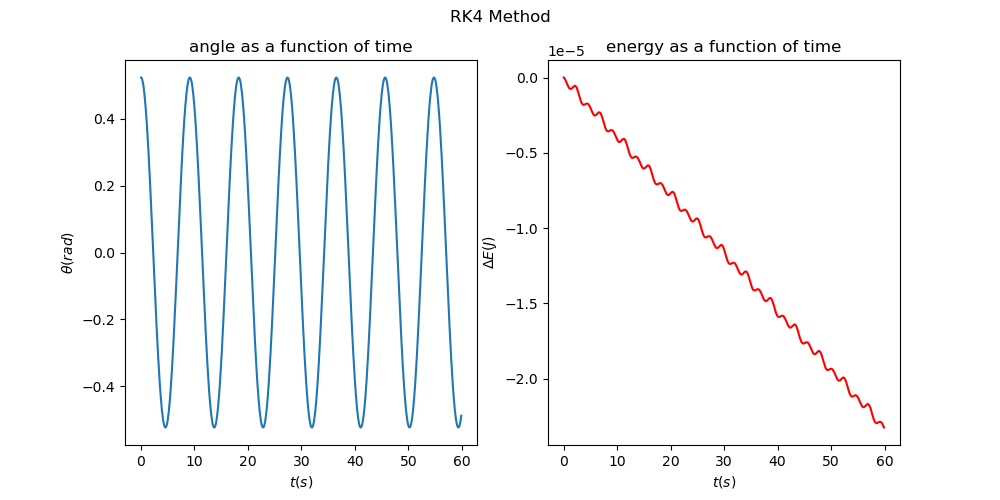

This figure's Python source:
# python 3.8.13
# RK4_method.py

# Created on Nov 20 19:06:42 2022
# version: 1.0
# @author: yinchaoyang
# --- utf-8 ---

# Numerically solve the motion of a simple pendulum
# using RK4 method.


import math
import matplotlib.pyplot as plt
import numpy as np

# Constants
m = 1
g = 9.80
l = 20

def f(x, t):
    return np.array([x[1], -g / l * math.sin(x[0])])

def RK4(f, x0, v0, t, step):
    X_t = np.zeros((len(t), 2))
    X_t[0] = [x0, v0]
    for i in range(len(t) - 1):
        k1 = f(X_t[i], t[i])
        k2 = f(X_t[i] + step / 2 * k1, t[i] + step / 2)
        k3 = f(X_t[i] + step / 2 * k2, t[i] + step / 2)
        k4 = f(X_t[i] + step * k3, t[i] + step)
        X_t[i + 1] = X_t[i] + 1 / 6 * step * (k1 + 2 * k2 + 2 * k3 + k4)
    return X_t

if __name__ == '__main__':
    step = 0.1
    t = np.arange(0, 60, step) # consider the motion period from 0 to 60 seconds.
    x0 = math.pi / 6           # set the initial location at pi/6
    v0 = 0                     # set the initial speed as 0

    # Calculate the total energy.
    X_t = RK4(f, x0, v0, t, step)
    x = X_t[:, 0]
    v = X_t[:, 1]
    Energy = np.zeros(len(t))
    for i in range(len(Energy)):
        Energy[i] = m * g * l * (1 - math.cos(x[i])) + 1 / 2 * m * (l * v[i])**2

    # Plot the angle as a function of time.
    fig = plt.figure(figsize=(10, 5))
    fig.suptitle('RK4 Method')
    plt.subplot(1, 2, 1)
    plt.plot(t, x)
    plt.xlabel(r'$t(s)$')
    plt.ylabel(r'$\theta(rad)$')
    plt.title('angle as a function of time')
    # Plot the energy as a function of time.
    plt.subplot(1, 2, 2)
    plt.plot(t, Energy - Energy[0], 'r')
    plt.xlabel(r'$t(s)$')
    plt.ylabel(r'$\Delta E (J)$')
    plt.title('energy as a function of time')
    plt.show()
